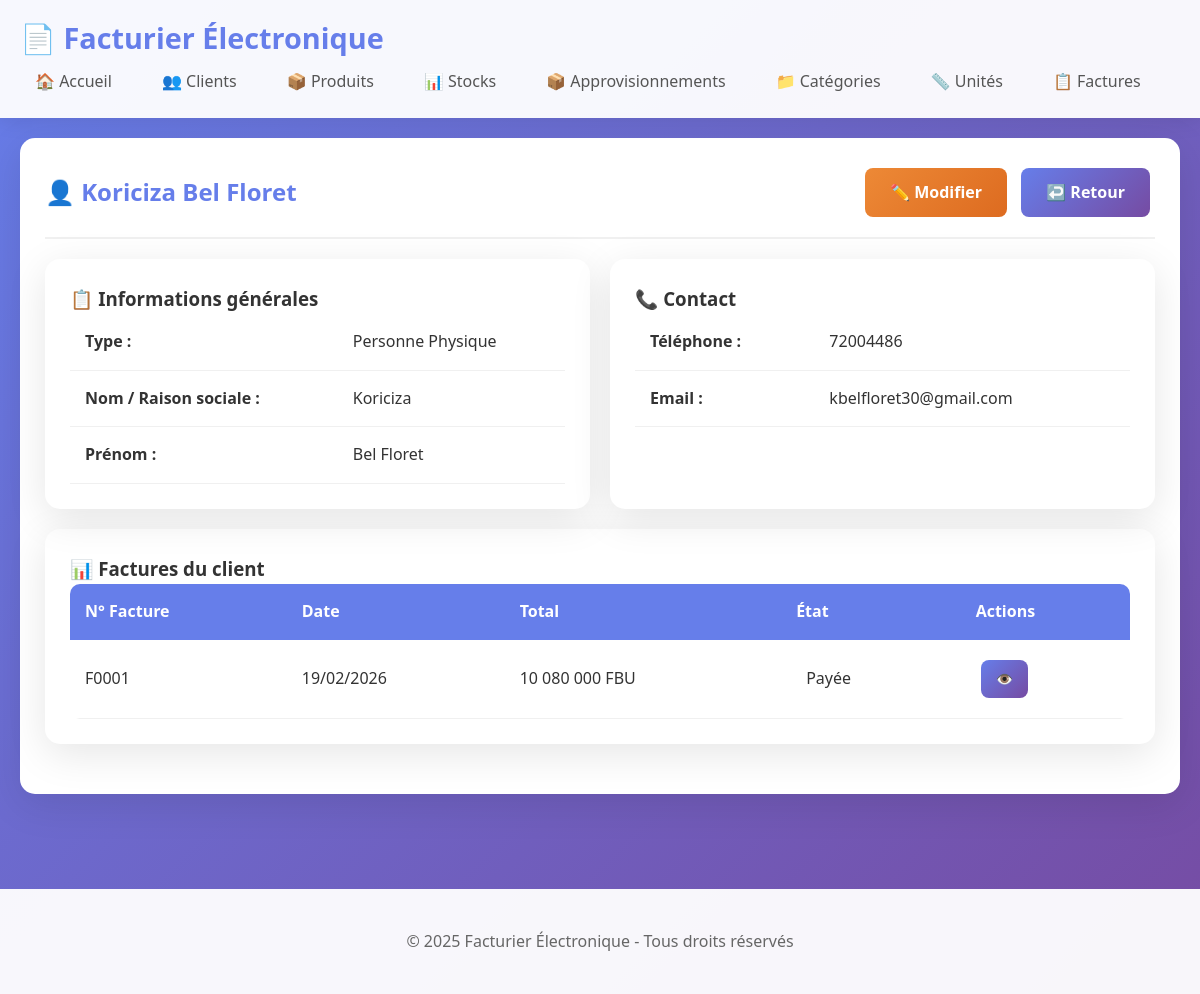
Screenshot of /client/1 with the database file from the repository.
### models.py (models this page shows, shortened)
class Client(db.Model):
    __tablename__ = 'clients'
    id = db.Column(db.Integer, primary_key=True)
    type_client = db.Column(db.String(10), nullable=False, default='person')
    nom = db.Column(db.String(100), nullable=False)
    prenom = db.Column(db.String(100))
    quartier = db.Column(db.String(100))
    avenue = db.Column(db.String(100))
    numero = db.Column(db.String(20))
    nif = db.Column(db.String(50))
    telephone = db.Column(db.String(20))
    email = db.Column(db.String(100))
    date_creation = db.Column(db.DateTime, default=datetime.utcnow)
    factures = db.relationship('Facture', backref='client', lazy=True)

class Facture(db.Model):
    __tablename__ = 'factures'
    id = db.Column(db.Integer, primary_key=True)
    numero = db.Column(db.String(20), unique=True, nullable=False)
    date = db.Column(db.DateTime, default=datetime.utcnow)
    client_id = db.Column(db.Integer, db.ForeignKey('clients.id'), nullable=False)
    total = db.Column(db.Float, default=0.0)
    paiement = db.Column(db.String(50))
    etat = db.Column(db.String(20), default='En attente')
    date_creation = db.Column(db.DateTime, default=datetime.utcnow)
    lignes = db.relationship('LigneFacture', backref='facture', lazy=True, cascade='all, delete-orphan')

### app.py (the view)
@app.route('/client/<int:id>')
def client_detail(id):
    client = Client.query.get_or_404(id)
    return render_template('client.html', client=client)

### templates/client.html (shortened to what this page needs)
{% extends "base.html" %}
{% block content %}
<div class="card">
    <div class="card-header">
        <h2>
            {% if client.type_client == 'person' %}
            👤 {{ client.nom }} {{ client.prenom or '' }}
            {% else %}
            🏢 {{ client.nom }}
            {% endif %}
        </h2>
        <div>
            <a href="{{ url_for('client_edit', id=client.id) }}" class="btn btn-warning">✏️ Modifier</a>
            <a href="{{ url_for('clients_list') }}" class="btn btn-primary">↩️ Retour</a>
        </div>
    </div>
    <div style="display: grid; grid-template-columns: repeat(auto-fit, minmax(300px, 1fr)); gap: 20px;">
        <div class="card" style="margin: 0;">
            <h3>📋 Informations générales</h3>
            <table style="width: 100%;">
                <tr>
                    <td><strong>Type :</strong></td>
                    <td>
                        {% if client.type_client == 'person' %}
                        Personne Physique
                        {% else %}
                        Société / Entreprise
                        {% endif %}
                    </td>
                </tr>
                <tr>
                    <td><strong>Nom / Raison sociale :</strong></td>
                    <td>{{ client.nom }}</td>
                </tr>
                {% if client.type_client == 'person' and client.prenom %}
                <tr>
                    <td><strong>Prénom :</strong></td>
                    <td>{{ client.prenom }}</td>
                </tr>
                {% endif %}
            </table>
        </div>
        <div class="card" style="margin: 0;">
            <h3>📞 Contact</h3>
            <table style="width: 100%;">
                {% if client.telephone %}
                <tr>
                    <td><strong>Téléphone :</strong></td>
                    <td>{{ client.telephone }}</td>
                </tr>
                {% endif %}
                {% if client.email %}
                <tr>
                    <td><strong>Email :</strong></td>
                    <td>{{ client.email }}</td>
                </tr>
                {% endif %}
            </table>
        </div>
    </div>
    <div class="card" style="margin-top: 20px;">
        <h3>📊 Factures du client</h3>
        {% if client.factures %}
        <div class="table-responsive">
            <table>
                <thead>
                    <tr>
                        <th>N° Facture</th>
                        <th>Date</th>
                        <th>Total</th>
                        <th>État</th>
                        <th>Actions</th>
                    </tr>
                </thead>
                <tbody>
                    {% for facture in client.factures %}
                    <tr>
                        <td>{{ facture.numero }}</td>
                        <td>{{ facture.date.strftime('%d/%m/%Y') }}</td>
                        <td>{{ "{:,.0f}".format(facture.total).replace(',', ' ') }} FBU</td>
                        <td>
                           <span class="{% if facture.etat == 'Payée' %}etat-paye{% else %}etat-impaye{% endif %}"
                                style="padding: 5px 10px; border-radius: 5px;">
                                {{ facture.etat }}
                            </span>
                        </td>
                        <td>
                            <a href="{{ url_for('facture_detail', id=facture.id) }}" class="btn btn-primary btn-sm">👁️</a>
                        </td>
                    </tr>
                    {% endfor %}
                </tbody>
            </table>
        </div>
        {% else %}
        <p class="text-center">Aucune facture pour ce client</p>
        {% endif %}
    </div>
</div>
{% endblock %}

### static/style.css (style rules this page uses)
* { margin: 0; padding: 0; box-sizing: border-box; }
body { font-family: 'Segoe UI', Tahoma, Geneva, Verdana, sans-serif; line-height: 1.6; color: #333; background: linear-gradient(135deg, #667eea 0%, #764ba2 100%); min-height: 100vh; }
a { text-decoration: none; color: #667eea; }
.card { background: white; border-radius: 15px; padding: 25px; margin-bottom: 25px; box-shadow: 0 10px 40px rgba(0,0,0,0.1); transition: transform 0.3s; }
.card-header { display: flex; justify-content: space-between; align-items: center; flex-wrap: wrap; margin-bottom: 20px; padding-bottom: 15px; border-bottom: 2px solid #f0f0f0; }
.card-header h2 { color: #667eea; font-size: 1.5rem; }
.table-responsive { overflow-x: auto; border-radius: 10px; }
table { width: 100%; border-collapse: collapse; background: white; }
th { background: #667eea; color: white; font-weight: 600; padding: 15px; text-align: left; }
td { padding: 15px; border-bottom: 1px solid #f0f0f0; }
.btn { display: inline-block; padding: 12px 25px; border: none; border-radius: 8px; font-size: 16px; font-weight: 600; cursor: pointer; transition: all 0.3s; margin: 5px; text-align: center; min-width: 120px; }
.btn-primary { background: linear-gradient(135deg, #667eea 0%, #764ba2 100%); color: white; }
.btn-warning { background: linear-gradient(135deg, #ed8936 0%, #dd6b20 100%); color: white; }
.btn-sm { padding: 8px 15px; font-size: 14px; min-width: auto; }

### rows the page displays
Client: nom "Koriciza", prenom "Bel Floret", telephone "72004486", email "kbelfloret30@gmail.com"
Facture: numero "F0001", date "19/02/2026", total "10 080 000", etat "Payée"
